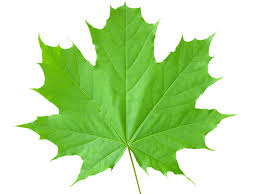
%> input picture images.jpg, 259 x 194 px
$ octave ibs1.m   (GNU Octave 9; MATLAB toolbox functions it lacks are replaced by stand-ins)
%> lines starting %> are read from the running program, lines starting %| are printed output that depends on the picture
x=imread('C:\Users\deepthi\Desktop\Bio\images.jpg');
%> x is the input picture: size 194x259x3 uint8; mean R, G, B 192.2, 225.9, 168.7
x=im2double(x);
%> x: size 194x259x3 double
figure
imshow(x);
red=x(:,:,1);
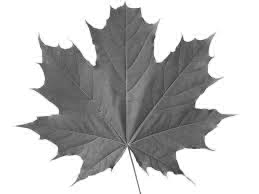
%> red: size 194x259 double; min 0.153, max 1, mean 0.754
figure
imshow(red);
title('red')
colorbar
gre=x(:,:,2);
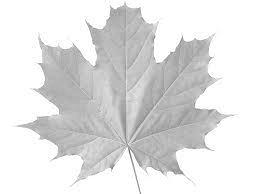
%> gre: size 194x259 double; min 0.365, max 1, mean 0.886
figure
imshow(gre);
title('green')
colorbar
blu=x(:,:,3);
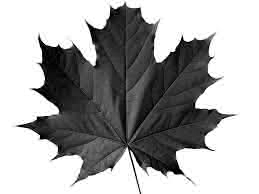
%> blu: size 194x259 double; min 0, max 1, mean 0.661
figure
imshow(blu);
title('blue')
colorbar
VI=(red-blu)./(red+blu);
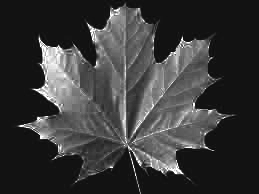
%> VI: size 194x259 double; min -0.0786, max 1, mean 0.163; drawn with min black and max white
figure
imshow(VI);
title('VI')
colorbar
